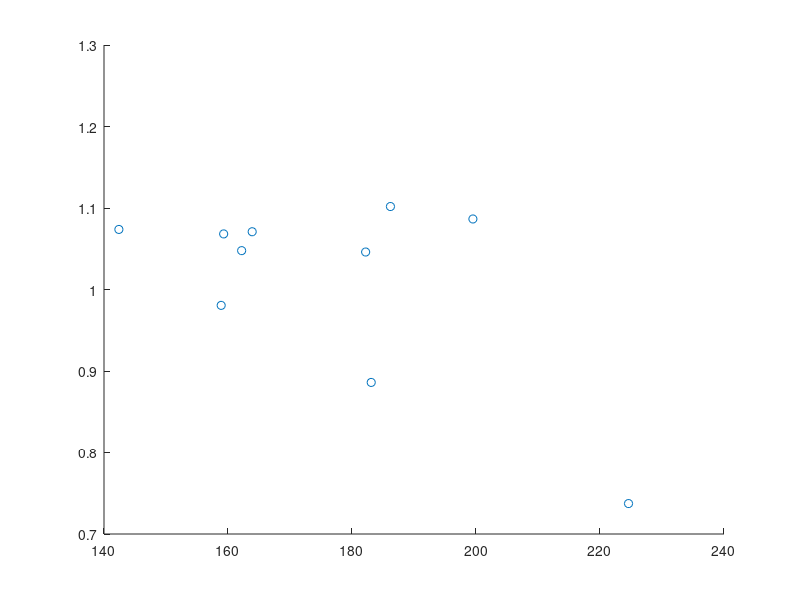

This figure's MATLAB source: (Note: this script raises an error after producing the figure.)
load carsmall

p1 = 102.9;
h1 = [98 78 60 51 97 82 64 49 37 70];
h2 = [63 45 44 26 64 44 41 31 12 40];
p2 = [163.9 186.2 142.4 183.1 159.3 199.5 162.2 158.9 224.6 182.2];

Vp = (4/2)^2*pi*(2.5 + 8 + 10);

V = @(h) Vp + h*8^2*pi;
vakio = @(p1_, p2_, V1_, V2_) log(p2_/p1_)/log(V1_/V2_);

vakiot = [];

for i=1:length(p2)
    V1 = V(h1(i));
    V2 = V(h2(i));
    gamma = vakio(p1, p2(i), V1, V2);
    vakiot = [vakiot gamma];
end

vakiot
scatter(p2, vakiot)

hold on
lm = fitlm(p2, vakiot, 'linear')
plot(lm)

xlabel('Loppupaine')
ylabel('Adiabaattivakio')
title('')
